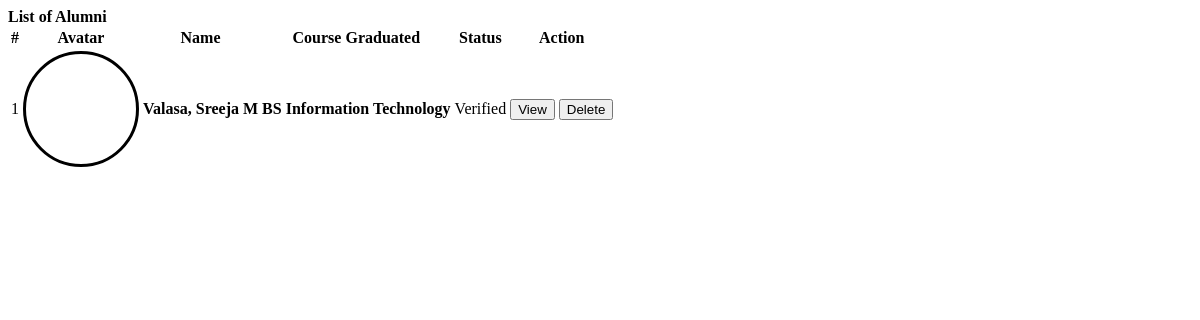
Page /alumni.php on the committed database.
### tables this page shows
CREATE TABLE `alumnus_bio` (
  `id` int(30) NOT NULL,
  `firstname` varchar(200) NOT NULL,
  `middlename` varchar(200) NOT NULL,
  `lastname` varchar(200) NOT NULL,
  `gender` varchar(10) NOT NULL,
  `batch` year(4) NOT NULL,
  `course_id` int(30) NOT NULL,
  `email` varchar(250) NOT NULL,
  `connected_to` text NOT NULL,
  `avatar` text NOT NULL,
  `status` tinyint(1) NOT NULL DEFAULT 0 COMMENT '0= Unverified, 1= Verified',
  `date_created` date NOT NULL DEFAULT current_timestamp()
);

CREATE TABLE `courses` (
  `id` int(30) NOT NULL,
  `course` text NOT NULL,
  `about` text NOT NULL
);

### alumni.php (the view, shortened to what this page needs)
<?php include('db_connect.php');?>
<div class="container-fluid">
	<div class="col-lg-12">
		<div class="row">
			<div class="col-md-12">
				<div class="card">
					<div class="card-header">
						<b>List of Alumni</b>
					</div>
					<div class="card-body">
						<table class="table table-condensed table-bordered table-hover">
							<thead>
								<tr>
									<th class="text-center">#</th>
									<th class="">Avatar</th>
									<th class="">Name</th>
									<th class="">Course Graduated</th>
									<th class="">Status</th>
									<th class="text-center">Action</th>
								</tr>
							</thead>
							<tbody>
								<?php
								$i = 1;
								$alumni = $conn->query("SELECT a.*,c.course,Concat(a.lastname,', ',a.firstname,' ',a.middlename) as name from alumnus_bio a inner join courses c on c.id = a.course_id order by Concat(a.lastname,', ',a.firstname,' ',a.middlename) asc");
								while($row=$alumni->fetch_assoc()):
								?>
								<tr>
									<td class="text-center"><?php echo $i++ ?></td>
									<td class="text-center">
										<div class="avatar">
										</div>
									</td>
									<td class="">
										 <p> <b><?php echo ucwords($row['name']) ?></b></p>
									</td>
									<td class="">
										 <p> <b><?php echo $row['course'] ?></b></p>
									</td>
									<td class="text-center">
										<?php if($row['status'] == 1): ?>
											<span class="badge badge-primary">Verified</span>
										<?php else: ?>
											<span class="badge badge-secondary">Not Verified</span>
										<?php endif; ?>
									</td>
									<td class="text-center">
										<button class="btn btn-sm btn-outline-primary view_alumni" type="button" data-id="<?php echo $row['id'] ?>" >View</button>
										<button class="btn btn-sm btn-outline-danger delete_alumni" type="button" data-id="<?php echo $row['id'] ?>">Delete</button>
									</td>
								</tr>
								<?php endwhile; ?>
							</tbody>
						</table>
					</div>
				</div>
			</div>
		</div>
	</div>
</div>

### alumni.php (style rules this page uses)
td { vertical-align: middle !important; }
td p { margin: unset }
.avatar { display: flex; border-radius: 100%; width: 100px; height: 100px; align-items: center; justify-content: center; border: 3px solid; padding: 5px; }

### rows in the picture
alumnus_bio: name "Valasa, Sreeja M", course.course "BS Information Technology", status "Verified"
